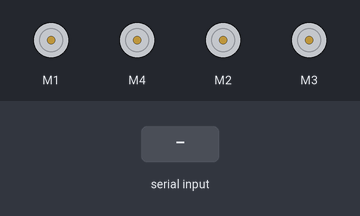
This sketch was run on a simulated Arduino Uno, built with avr-gcc and run on an emulated ATmega328P. Parts: 4 × DC motor (green arrow = forward, orange = backward, longer = faster). The inputs (shaded band) are chosen by the test bench. What the sketch prints to the serial monitor is not drawn.

Above: at 1.2 s.
1.3 s: byte 1 (1) received over Serial
At 2.0 s:
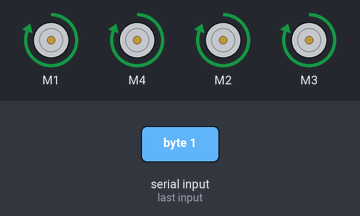
2.8 s: byte 2 (2) received over Serial
At 3.2 s:
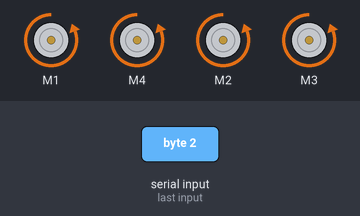
4.4 s: byte 3 (3) received over Serial
At 5.7 s:
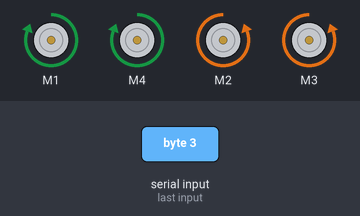
6.0 s: byte 4 (4) received over Serial
At 6.9 s:
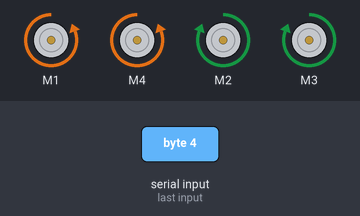
7.5 s: "1" received over Serial
At 8.1 s:
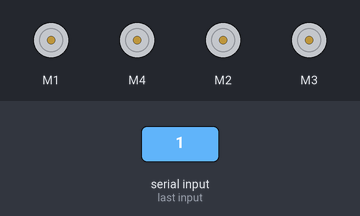
Timing chart, 0 to 10.5 s (numbered marks = the images above; inputs shaded):
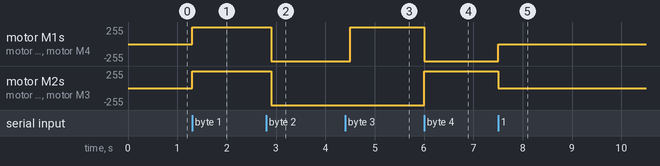

Measured:
- after the input at 1.3 s, motor M1, motor M4, motor M2, motor M3: stopped → forward 255/255 at once
- after the input at 2.8 s, motor M1, motor M4, motor M2, motor M3: forward 255/255 → backward 255/255 after 0.10 s
- after the input at 4.4 s, motor M1, motor M4: backward 255/255 → forward 255/255 after 0.10 s
- after the input at 6.0 s, motor M1, motor M4: forward 255/255 → backward 255/255 at once; motor M2, motor M3: backward 255/255 → forward 255/255 at once
- after the input at 7.5 s, motor M1, motor M4: backward 255/255 → stopped at once; motor M2, motor M3: forward 255/255 → stopped at once

The sketch:

WebCar.ino
```cpp
// (licence header left out)
#include <AFMotor.h>

//Left side
AF_DCMotor motor2(2);
AF_DCMotor motor3(3);

//Right side
AF_DCMotor motor1(1);
AF_DCMotor motor4(4);

void setup() {
  Serial.begin(9600);           // set up Serial library at 9600 bps
  Serial.println("Motor test!");

  // turn on motor
  motor1.setSpeed(255);
  motor4.setSpeed(255);

  motor2.setSpeed(255);
  motor3.setSpeed(255);
}

// duration for output
int time = 800;
int time1 = 500;
int command = 0;


void loop() {
  if (Serial.available() > 0){
    command = Serial.read();
    Serial.print(command);
    enableMotors();
  }
  else{
    reset();
  }
  send_command(command,time);
}

void send_command(int command, int time){
  switch (command){

     //reset command
     case 0: reset(); break;

     // single command
     case 1: forward(time); break;
     case 2: backward(time); break;
     case 3: turnRight(time1); break;
     case 4: turnLeft(time1); break;

     default: Serial.print("Inalid Command\n");
    }
}

void reset() {
  disableMotors();
  enableMotors();
}

void enableMotors(){
  motor1.setSpeed(255);
  motor4.setSpeed(255);

  motor2.setSpeed(255);
  motor3.setSpeed(255);
}

void disableMotors(){
  motor1.run(RELEASE);
  motor4.run(RELEASE);

  motor2.run(RELEASE);
  motor3.run(RELEASE);
}

//Define high-level H-bridge commands

void forward(int time)
{
  motor1.run(FORWARD);
  motor4.run(FORWARD);

  motor2.run(FORWARD);
  motor3.run(FORWARD);
  delay(time);
}

void backward(int time)
{
  motor1.run(BACKWARD);
  motor4.run(BACKWARD);

  motor2.run(BACKWARD);
  motor3.run(BACKWARD);
  delay(time);
}

void turnRight(int time)
{
  motor2.run(BACKWARD);
  motor3.run(BACKWARD);

  motor1.run(FORWARD);
  motor4.run(FORWARD);
  delay(time);
}

void turnLeft(int time)
{
  motor2.run(FORWARD);
  motor3.run(FORWARD);

  motor1.run(BACKWARD);
  motor4.run(BACKWARD);
 delay(time);
}

void brake(int time)
{
  motor1.setSpeed(0);
  motor4.setSpeed(0);

  motor2.setSpeed(0);
  motor3.setSpeed(0);

  delay(time);
  enableMotors();
}
```
